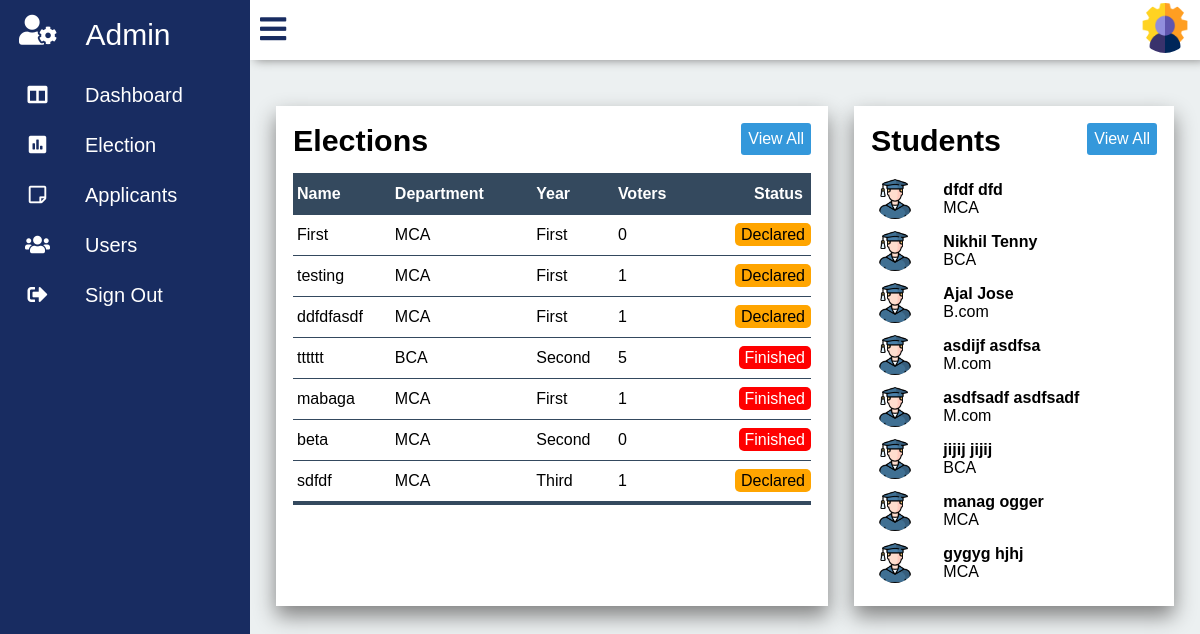
/admin.php (signed in), run on the app's committed database.
### tables this page shows
CREATE TABLE IF NOT EXISTS `elections` (
  `id` int(10) unsigned NOT NULL AUTO_INCREMENT,
  `Name` varchar(30) NOT NULL,
  `Department_id` int(11) unsigned NOT NULL,
  `Year_id` int(11) unsigned NOT NULL,
  `Election_status` tinyint(3) unsigned NOT NULL DEFAULT '0',
  `Start_date` date NOT NULL,
  `End_date` date NOT NULL,
  `Start_time` time NOT NULL,
  `End_time` time NOT NULL,
  `Voters` int(11) NOT NULL,
  PRIMARY KEY (`id`),
  KEY `elections_dpt` (`Department_id`),
  KEY `elections_year` (`Year_id`)
);

CREATE TABLE IF NOT EXISTS `department` (
  `id` int(11) unsigned NOT NULL AUTO_INCREMENT,
  `Department_name` varchar(10) NOT NULL,
  `Yr_no` int(11) NOT NULL,
  PRIMARY KEY (`id`)
);

CREATE TABLE IF NOT EXISTS `year` (
  `id` int(10) unsigned NOT NULL AUTO_INCREMENT,
  `Year_name` varchar(10) NOT NULL,
  PRIMARY KEY (`id`)
);

CREATE TABLE IF NOT EXISTS `users` (
  `id` int(10) unsigned NOT NULL AUTO_INCREMENT,
  `Email` varchar(30) NOT NULL,
  `First_name` varchar(15) NOT NULL,
  `Last_name` varchar(15) NOT NULL,
  `Gender` varchar(10) NOT NULL,
  `Department_id` int(11) unsigned NOT NULL,
  `Year_id` int(10) unsigned NOT NULL,
  PRIMARY KEY (`id`),
  KEY `users_dpt` (`Department_id`),
  KEY `users_yr` (`Year_id`)
);

### php/onTablefunc.php (called while the page is built, shortened)
<?php
	function getDepartment($dpid,$con){
		$dpquery = "select Department_name from department where(id = $dpid );";
		$dp = mysql_query($dpquery,$con);
		$department = mysql_fetch_array($dp);
		return $department['Department_name'];
	}
	function getYear($yrid,$con) {
		$yrquery = "select * from year where(id = $yrid);";
		$yr = mysql_query($yrquery,$con);
		$year = mysql_fetch_array($yr);
		return $year['Year_name'];
	}
?>

### admin.php (the view, shortened to what this page needs)
<?php
	include("php/config.php");
	include("php/onTablefunc.php");
?>
<!DOCTYPE html>
<html>
<head>
	<link rel="stylesheet" type="text/css" href="css/all.min.css">
	<link rel="stylesheet" type="text/css" href="css/fontawesome.min.css">
	<link rel="stylesheet" type="text/css" href="css/panel.css">
	<link rel="stylesheet" type="text/css" href="css/admin.css">
</head>
<body onload="statuscolor()">
	<div class="container">
		<div class="navigation">
		<div class="admin_icon">
			<a href="">
					<i class="fas fa-user-cog"></i>
				<span class="admin_Text" >Admin</span>
			</a>
		</div>
			<ul>
				<li>
					<a href="admin.php">
						<span class="icon">
							<i class="fas fa-columns"></i>
						</span>
						<span class="title">Dashboard</span>
					</a>
				</li>
				<li>
					<a href="elections.php">
						<span class="icon">
							<i class="fas fa-poll"></i>
						</span>
						<span class="title">Election</span>
					</a>
				</li>
				<li>
					<a href="applicants.php">
						<span class="icon">
							<i class="far fa-sticky-note"></i>
						</span>
						<span class="title">Applicants</span>
					</a>
				</li>
				<li>
					<a href="users.php">
						<span class="icon">
							<i class="fas fa-users"></i>
						</span>
						<span class="title">Users</span>
					</a>
				</li>
				<li>
					<a href="/project/php/logout.php">
						<span class="icon">
							<i class="fas fa-sign-out-alt"></i>
						</span>
						<span class="title">Sign Out</span>
					</a>
				</li>
			</ul>
		</div>
		<div class="main">
			<div class="topbar">
				<div class="user">
					<a href="adminacc.php"><img src="images/admin_photo.png"></a>
				</div>
			</div>
			<div class="tables">
				<div class="election">
					<div class="table_Header">
						<h2>Elections</h2>
						<a href="elections.php" class='btn'>View All</a>
					</div>
					<table class="election_Table">
						<thead>
							<tr>
								<th> Name </th>
								<th>Department</th>
								<th>Year</th>
								<th>Voters</th>
								<th>Status</th>
							</tr>
						</thead>
						<tbody>
						<?php
								$eQ = "select * from elections order by id DESC limit 7;";
								$eQ_ob = mysql_query($eQ,$con);
								while($eData = mysql_fetch_array($eQ_ob)) {
									$department = getDepartment($eData['Department_id'],$con);
									$year = getYear($eData['Year_id'],$con);
						?>
							<tr>
							<td><?php echo $eData['Name'];?></td>
							<td><?php echo $department; ?></td>
							<td><?php echo $year;?></td>
							<td><?php echo $eData['Voters'];?></td>
							<td class="status"><span class="<?php if($eData['Election_status'] == 0)
										echo 'Declared';
									  elseif ($eData['Election_status'] == 1)
									  	echo "Ongoing";
									  else
									  	echo "Finished";	?>"><?php if($eData['Election_status'] == 0)
										echo 'Declared';
									  elseif ($eData['Election_status'] == 1)
									  	echo "Ongoing";
									  else
									  	echo "Finished";	?></span></td>
							</tr>
						<?php
							}
							?>
					</table>
				</div>
				<div class="student">
					<div class="table_Header">
						<h2>Students</h2>
						<a href="users.php" class='btn'>View All</a>
					</div>
					<table class="user_Table">
						<tbody>
							<?php
								$q = "select * from users order by id DESC limit 8;";
								$u_Result = mysql_query($q,$con);
								while($data = mysql_fetch_array($u_Result)) {
									$department = getDepartment($data['Department_id'],$con);
							?>
									<tr>
										<td><div class="user_Default_img"><img src="images/student_img.png"></div></td>
										<td><h4><?php
											echo $data['First_name']." ".$data['Last_name'];
												?></h4><span><?php echo $department; ?></span></td>
							<?php
								}
							?>
						</tbody>
					</table>
				</div>
			</div>
		</div>
	</div>
</body>
</html>

### css/panel.css (style rules this page uses)
* { margin: 0; padding: 0; box-sizing: border-box; font-family: 'Poppins',sans-serif; }
.container { position: relative; width: 100%; }
.navigation { position: fixed; width: 250px; height: 100%; background: #182C61; transition: 250ms ease-in-out; }
.navigation ul { position: relative; width: 100%; left: 0; top: 0; overflow: hidden; }
.navigation ul li { position: relative; width: 100%; list-style: none; overflow: hidden; }
.admin_icon a { width: 100%; text-decoration: none; color: white; display: flex; overflow: hidden; }
.admin_icon a i { font-size: 30px; line-height: 60px; padding: 0 19px; min-width: 75px; }
.admin_Text { font-size: 30px; font-weight: 400; font-family: 'Popins',sans-serif; color: white; padding: 0 10px; line-height: 70px; }
.navigation ul li a { position: relative; width: 100%; display: flex; text-decoration: none; color: white; }
li a span i { color: white; }
.navigation ul li a .icon { position: relative; display: block; height: 25px; min-width: 75px; text-align: center; height: 50px; font-size: 20px; line-height: 50px; padding: 0 10px; }
.navigation ul li a .title { position: relative; display: block; font-size: 20px; padding: 0 10px; height: 50px; line-height: 50px; }
.main { position: absolute; width: calc(100% - 250px); left: 250px; min-height: 100vh; background: #ecf0f1; transition: 250ms ease-in-out; overflow:scroll; height: 100vh; }
.main .topbar { background: white; overflow-y: hidden; width: 100%; height: 60px; padding: 0 10px; display: flex; justify-content: space-between; align-items: center ; box-shadow: 5px 0px 10px grey; }
.user img { width: 50px; height: 50px; border-radius: 50%; cursor: pointer; }

### css/admin.css (style rules this page uses)
.tables { margin-top: 20px; position: relative; width: 100%; display: grid; grid-template-columns: 2fr 1fr; }
.election { position: relative; margin: 26px 13px 26px 26px ; padding: 17px; background: white; max-height: 500px; min-width: 400px; box-shadow: 20px grey; box-shadow: 0px 10px 20px grey; }
.table_Header { display: flex; justify-content: space-between; align-items: flex-start; margin-bottom: 15px; }
.table_Header h2 { font-size: 1.9em; font-weight: bold; }
.btn { padding: 7px; text-decoration: none; color: white; background:#3498db; border-radius: 3px; }
.election_Table { border-collapse: collapse; width: 100%; }
.election_Table thead { background: #34495e; color: white; }
.election_Table thead th { padding: 12px 8px 12px 4px; text-align: left; }
.election_Table tbody td { padding: 11px 0px 11px 4px; }
.election_Table tbody tr { border-bottom: 1px solid #34495e; }
.election_Table thead th:last-child, .election_Table tbody td:last-child { text-align: right; }
.election_Table tbody tr:last-of-type { border-bottom: 4px solid #34495e; }
.status { position: relative; padding: 3px 5px; }
.Declared { padding: 3px 6px; background: orange; border-radius: 5px; color: black; }
.Finished { padding: 3px 6px; background: red; border-radius: 5px; color: white; }
.student { position: relative; max-width: auto; min-width: 320px; padding: 17px; max-height: 500px; margin: 26px 26px 26px 13px; background: white; box-shadow: 0px 10px 20px grey; }
.user_Table { border-collapse: collapse; width: 100%; }
.user_Table tbody td { padding: 6px 0px 6px 4px; }
.user_Table tbody td .user_Default_img { position: relative; width: 40px; height: 40px; border-radius: 50%; overflow: hidden; }
.user_Table tbody td .user_Default_img img { width: 100%; height: 100%; }
.user_Table tbody td:nth-child(1) { text-align: right; }

### data on the page
elections: Name "First", Department.Department_name "MCA", Year.Year_name "First", Voters "0", Election_status "Declared"
elections: Name "testing", Department.Department_name "MCA", Year.Year_name "First", Voters "1", Election_status "Declared"
elections: Name "ddfdfasdf", Department.Department_name "MCA", Year.Year_name "First", Voters "1", Election_status "Declared"
elections: Name "tttttt", Department.Department_name "BCA", Year.Year_name "Second", Voters "5", Election_status "Finished"
elections: Name "mabaga", Department.Department_name "MCA", Year.Year_name "First", Voters "1", Election_status "Finished"
elections: Name "beta", Department.Department_name "MCA", Year.Year_name "Second", Voters "0", Election_status "Finished"
elections: Name "sdfdf", Department.Department_name "MCA", Year.Year_name "Third", Voters "1", Election_status "Declared"
users: First_name "dfdf", Last_name "dfd", Department.Department_name "MCA"
users: First_name "Nikhil", Last_name "Tenny", Department.Department_name "BCA"
users: First_name "Ajal", Last_name "Jose", Department.Department_name "B.com"
users: First_name "asdijf", Last_name "asdfsa", Department.Department_name "M.com"
users: First_name "asdfsadf", Last_name "asdfsadf", Department.Department_name "M.com"
users: First_name "jijij", Last_name "jijij", Department.Department_name "BCA"
users: First_name "manag", Last_name "ogger", Department.Department_name "MCA"
users: First_name "gygyg", Last_name "hjhj", Department.Department_name "MCA"
